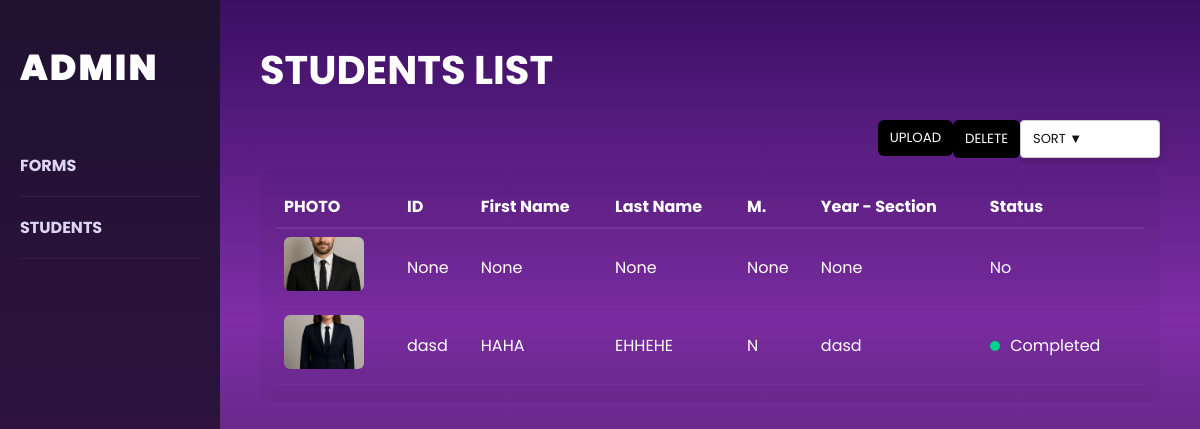
The page / on the database its author committed.
### matches/models.py (models this page shows, shortened)
class Student(models.Model):
    first_name = models.CharField(max_length=100, blank=True, null=True)
    last_name = models.CharField(max_length=100, blank=True, null=True)
    middle_initial = models.CharField(max_length=10, blank=True, null=True)
    id_number = models.CharField(max_length=50, blank=True, null=True)
    year_section = models.CharField(max_length=50, blank=True, null=True)
    form_photo = models.ImageField(upload_to='form_photos/', blank=True, null=True)
    photo = models.ImageField(upload_to='student_photos/', blank=True, null=True)
    e_signature = models.ImageField(upload_to='signatures/', blank=True, null=True)
    status = models.CharField(max_length=20, default='no', blank=True, null=True)

### matches/views.py (the view)
# urls.py: path('', views.students_list, name='students_list'),
def students_list(request):
    return render(request, 'matches/students_list.html', {'students': Student.objects.all()})

### matches/templates/matches/students_list.html (shortened to what this page needs)
{% extends 'base.html' %}
{% block content %}
<section class="page">
  <h1 class="page-title">STUDENTS LIST</h1>
  <div class="top-actions">
    <form id="uploadPhotosForm" action="{% url 'upload_photos' %}" method="post" enctype="multipart/form-data" style="display:inline-block;">
      <button type="button" class="btn" onclick="document.getElementById('photosInput').click()">UPLOAD</button>
    </form>
    <button class="btn" id="deleteBtn" type="button">DELETE</button>
    <div class="sort-dropdown" style="display:inline-block; position:relative;">
      <button class="btn">SORT ▼</button>
    </div>
  </div>
  <form id="deleteForm" method="post" action="{% url 'delete_students' %}">
    <div class="table-wrap">
      <table class="students-table" id="studentsTable">
        <thead>
          <tr>
            <th>PHOTO</th>
            <th>ID</th>
            <th>First Name</th>
            <th>Last Name</th>
            <th>M.</th>
            <th>Year - Section</th>
            <th>Status</th>
          </tr>
        </thead>
        <tbody>
          {% for s in students %}
          <tr>
            <td class="photo-cell">
              {% if s.photo %}
                <img src="{{ s.photo.url }}"
                     alt="photo"
                     data-id="{{ s.id }}"
                     class="student-photo"
                     style="cursor:pointer; width:80px; border-radius:6px;" />
              {% else %}
                <div class="placeholder"></div>
              {% endif %}
            </td>
            <td>{{ s.id_number }}</td>
            <td>{{ s.first_name }}</td>
            <td>{{ s.last_name }}</td>
            <td>{{ s.middle_initial }}</td>
            <td>{{ s.year_section }}</td>
            <td>
              {% if s.status == 'completed' %}<span class="dot ok"></span> Completed{% endif %}
              {% if s.status == 'no' %}No{% endif %}
            </td>
          </tr>
          {% endfor %}
        </tbody>
      </table>
    </div>
  </form>
</section>
{% endblock %}

### templates/base.html (shortened to what this page needs)
{% load static %}
<!doctype html>
<html lang="en">
<head>
  <link rel="stylesheet" href="{% static 'matches/css/style.css' %}">
</head>
<body class="gradient-bg">
  <div class="app">
    <aside class="sidebar">
      <div class="logo">ADMIN</div>
      <nav class="menu">
        <a href="{% url 'forms' %}" class="menu-item">FORMS</a>
        <a href="{% url 'students_list' %}" class="menu-item">STUDENTS</a>
      </nav>
    </aside>
    <main class="main">
      {% block content %}{% endblock %}
    </main>
  </div>
</body>
</html>

### matches/static/matches/css/style.css (style rules this page uses)
* { box-sizing:border-box;font-family:'Poppins',sans-serif }
body,html { height:100%;margin:0 }
.gradient-bg { background: linear-gradient(180deg,#3a0f63 0%, #7f2ea6 40%, #1f1630 100%);min-height:100vh;color:#fff }
.app { display:flex;height:100vh }
.sidebar { width:220px;background:linear-gradient(180deg,#1f1130,#39154a);padding:40px 20px }
.sidebar .logo { font-size:36px;font-weight:900;letter-spacing:2px }
.menu { margin-top:40px }
.menu-item { display:block;padding:18px 0;color:#dcd6f2;text-decoration:none;font-weight:700;border-bottom:1px solid rgba(255,255,255,0.06) }
.main { flex:1;padding:40px }
.page-title { font-size:40px;margin:0 0 20px 0 }
.btn { background:#000;border:none;padding:8px 12px;border-radius:6px;color:#fff;cursor:pointer }
.sort-dropdown { display: none;position: absolute;background-color: #fff; border: 1px solid #ccc;box-shadow: 0 2px 5px rgba(0,0,0,0.2);z-index: 100; }
.sort-dropdown button { display: block;width: 100%;padding: 8px 12px;background: #fff;border: none;text-align: left;color: #333; cursor: pointer; }
.top-actions { display:flex;justify-content:flex-end;margin-bottom:12px }
.table-wrap { background:rgba(0,0,0,0.04);padding:16px;border-radius:10px }
.students-table { width:100%;border-collapse:collapse }
.students-table thead th { border-bottom:2px solid rgba(255,255,255,0.08);padding:8px;text-align:left }
.students-table td { padding:8px;border-bottom:1px solid rgba(255,255,255,0.03) }
.photo-cell img { width:54px;height:54px;object-fit:cover;border-radius:6px }
.dot.ok { display:inline-block;width:10px;height:10px;border-radius:100%;background:#00D28A;margin-right:6px }
.sort-dropdown { display: none; position: absolute; top: 100%; left: 0; min-width: 140px; background-color: #ffffff !important; border: 1px solid #ccc; box-shadow: 0 4px 8px rgba(0,0,0,0.15); z-index: 9999; border-radius: 4px; }
.sort-dropdown button { display: block; width: 100%; padding: 8px 12px; background: #ffffff !important; border: none; text-align: left; color: #111111 !important; font-size: 13px; cursor: pointer; }

### rows shown on the page
Student: photo (picture), id_number "None", first_name "None", last_name "None", middle_initial "None", year_section "None", status "No"
Student: photo (picture), id_number "dasd", first_name "HAHA", last_name "EHHEHE", middle_initial "N", year_section "dasd", status "completed" (drawn)
